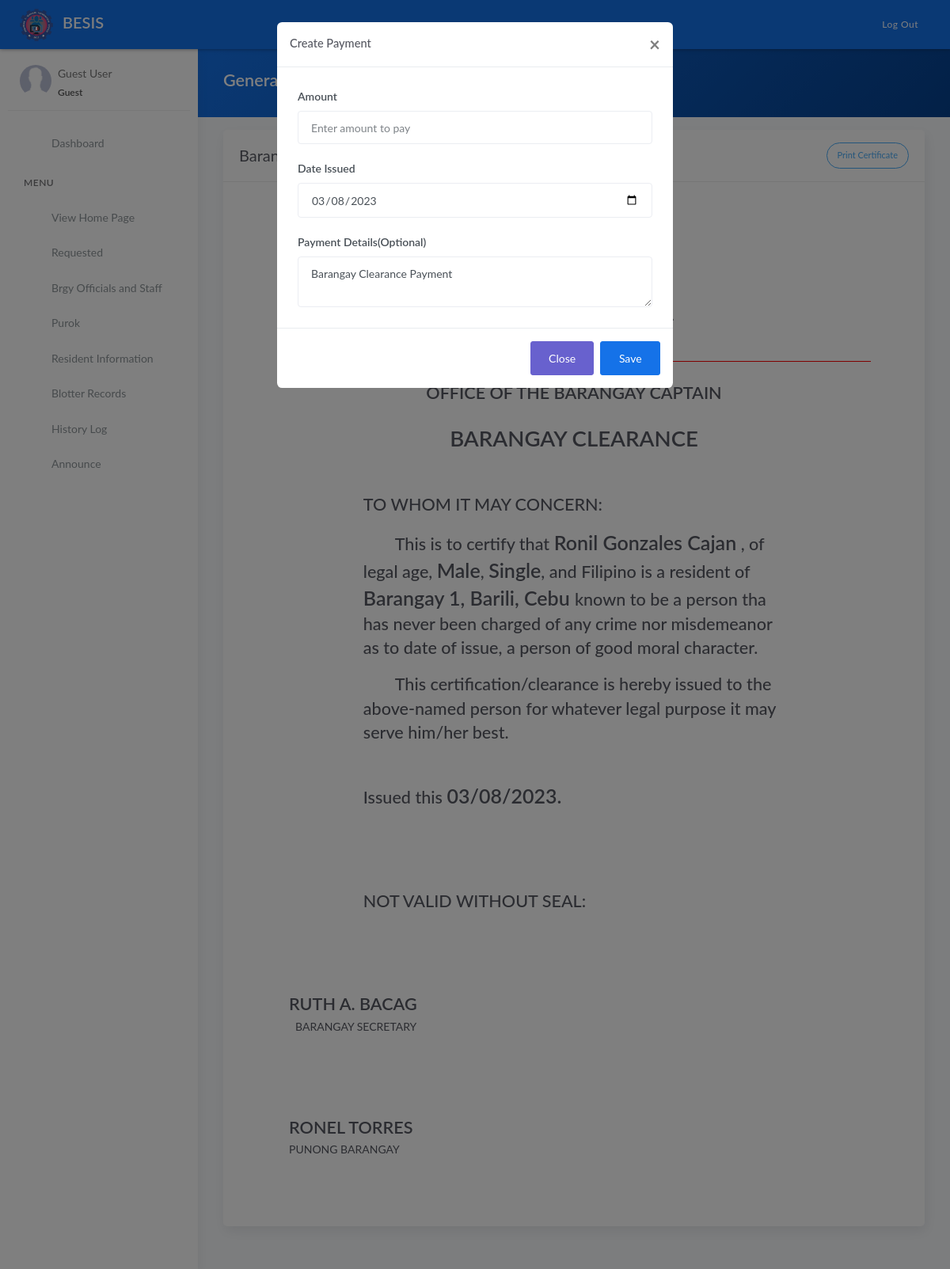
Page /generate_brgy_cert.php?id=169 on the earlier database version.
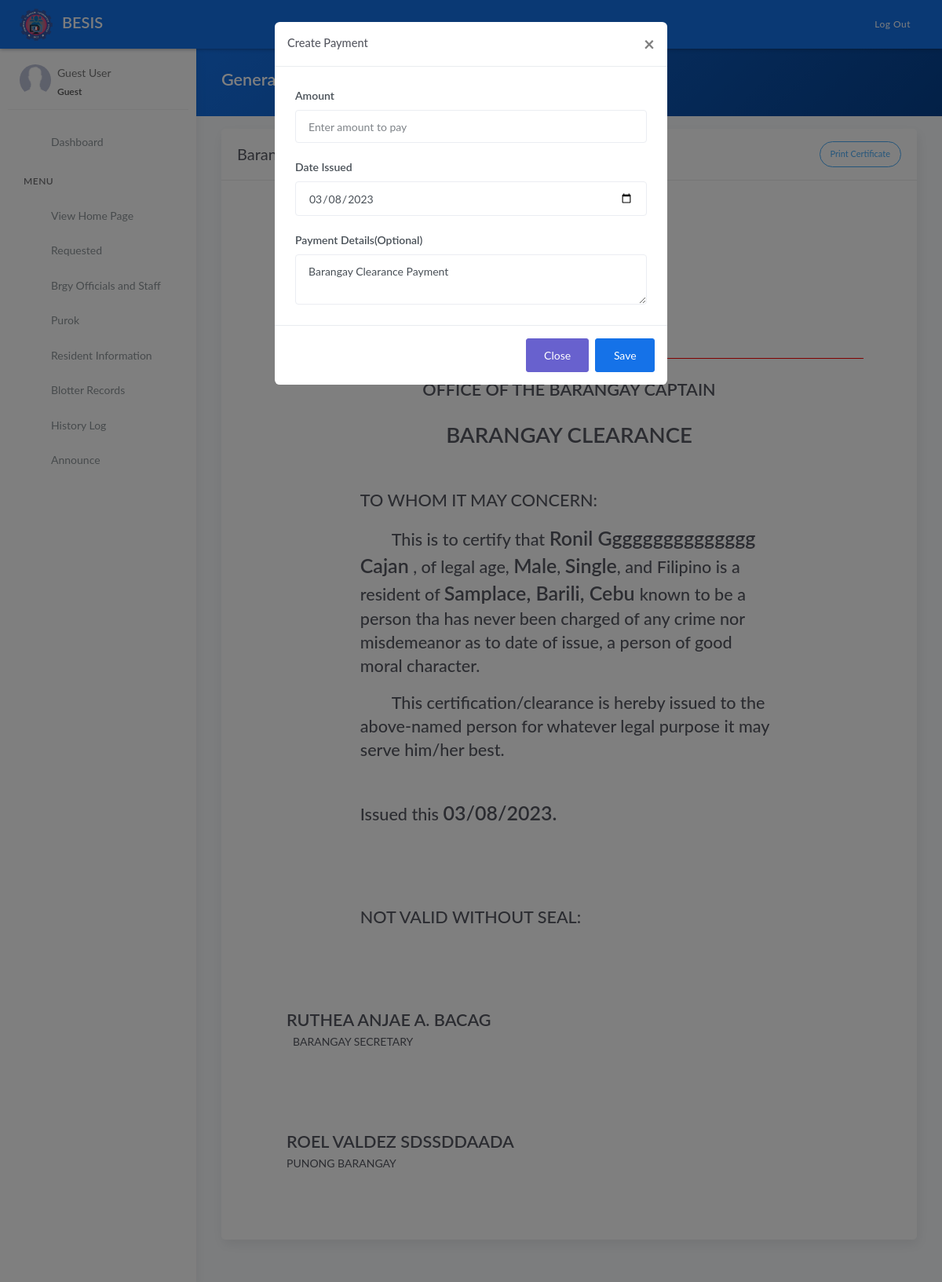
Same page on the later database version.
### tables this page shows
CREATE TABLE `tblresident` (
  `id` int(11) NOT NULL AUTO_INCREMENT,
  `national_id` varchar(100) DEFAULT NULL,
  `citizenship` varchar(50) DEFAULT NULL,
  `picture` text DEFAULT NULL,
  `firstname` varchar(50) DEFAULT NULL,
  `middlename` varchar(50) DEFAULT NULL,
  `lastname` varchar(50) DEFAULT NULL,
  `alias` varchar(20) DEFAULT NULL,
  `birthplace` varchar(80) DEFAULT NULL,
  `birthdate` date DEFAULT NULL,
  `age` int(11) DEFAULT NULL,
  `civilstatus` varchar(20) DEFAULT NULL,
  `gender` varchar(20) DEFAULT NULL,
  `purok` varchar(50) DEFAULT NULL,
  `voterstatus` varchar(20) DEFAULT NULL,
  `identified_as` varchar(30) DEFAULT NULL,
  `phone` varchar(50) DEFAULT NULL,
  `email` varchar(50) DEFAULT NULL,
  `occupation` varchar(100) DEFAULT NULL,
  `address` text DEFAULT NULL,
  `resident_type` int(11) DEFAULT 1,
  `remarks` text DEFAULT NULL,
  PRIMARY KEY (`id`)
);

CREATE TABLE `tblbrgy_info` (
  `id` int(11) NOT NULL AUTO_INCREMENT,
  `province` varchar(100) DEFAULT NULL,
  `town` varchar(100) DEFAULT NULL,
  `brgy_name` varchar(50) DEFAULT NULL,
  `number` varchar(50) DEFAULT NULL,
  `text` text DEFAULT NULL,
  `image` varchar(200) DEFAULT NULL,
  `city_logo` varchar(100) DEFAULT NULL,
  `brgy_logo` varchar(100) DEFAULT NULL,
  PRIMARY KEY (`id`)
);

CREATE TABLE `tblofficials` (
  `id` int(11) NOT NULL AUTO_INCREMENT,
  `name` varchar(50) DEFAULT NULL,
  `chairmanship` varchar(50) DEFAULT NULL,
  `position` varchar(50) DEFAULT NULL,
  `termstart` date DEFAULT NULL,
  `termend` date DEFAULT NULL,
  `status` varchar(20) DEFAULT NULL,
  PRIMARY KEY (`id`)
);

### templates/main-header.php (called while the page is built, shortened)
<?php include 'model/fetch_brgy_info.php' ?>

### model/fetch_brgy_info.php (called while the page is built, shortened)
<?php
    $query = "SELECT * FROM tblbrgy_info";
    $result = $conn->query($query);
	$row = $result->fetch_assoc();
	if($row){
		$province = $row['province'];
		$town	= $row['town'];
		$brgy 		= $row['brgy_name'];
	}
?>

### generate_brgy_cert.php (the view, shortened to what the changed rows need)
<?php include 'server/server.php' ?>
<?php
    $id = $_GET['id'];
	$query = "SELECT * FROM tblresident WHERE id='$id'";
    $result = $conn->query($query);
    $resident = $result->fetch_assoc();
    $c = "SELECT * FROM tblofficials JOIN tblposition ON tblofficials.position=tblposition.id WHERE tblposition.position='Captain'";
    $captain = $conn->query($c)->fetch_assoc();
    $s = "SELECT * FROM tblofficials JOIN tblposition ON tblofficials.position=tblposition.id WHERE tblposition.position='Secretary'";
    $sec = $conn->query($s)->fetch_assoc();
?>
<!DOCTYPE html>
<html lang="en">
<head>
	<?php include 'templates/header.php' ?>
</head>
<body>
	<div class="wrapper">
		<?php include 'templates/main-header.php' ?>
		<div class="main-panel">
			<div class="content">
				<div class="panel-header bg-primary-gradient">
					<div class="page-inner">
						<div class="d-flex align-items-left align-items-md-center flex-column flex-md-row">
							<div>
								<h2 class="text-white fw-bold">Generate Certificate</h2>
							</div>
						</div>
					</div>
				</div>
				<div class="page-inner">
					<div class="row mt--2">
						<div class="col-md-12">
                            <div class="card">
								<div class="card-body m-5" id="printThis">
                                  <div class="d-flex flex-wrap justify-content-around" style="border-bottom:1px solid red">
										<div class="text-center">
											<h1 class="fw-bold mb-0">Barangay <?= ucwords($brgy) ?></h1>
										</div>
									</div>
                                    <div class="d-flex flex-wrap justify-content-center" >
                                        <div class="col-md-9">
                                            <div class="text-center">
                                                <h2 class="mt-4 fw-bold">OFFICE OF THE BARANGAY CAPTAIN</h2>
                                            </div>
                                            <div class="text-center">
                                                <h1 class="mt-4 fw-bold mb-5">BARANGAY CLEARANCE</h1>
                                            </div>
                                            <h2 class="mt-5">TO WHOM IT MAY CONCERN:</h2>
                                            <h2 class="mt-3" style="text-indent: 40px;">This is to certify that <span class="fw-bold" style="font-size:25px"><?= ucwords($resident['firstname'].' '.$resident['middlename'].' '.$resident['lastname']) ?></span>
                                            , of legal age, <span class="fw-bold" style="font-size:25px"><?= ucwords($resident['gender']) ?></span>, <span class="fw-bold" style="font-size:25px"><?= ucwords($resident['civilstatus']) ?></span>,
                                            and Filipino is a resident of <span class="fw-bold" style="font-size:25px"><?= ucwords($brgy) ?>, <?= ucwords($town) ?>, <?= ucwords($province) ?> </span> known to be a person tha has never been charged of any crime nor misdemeanor as to date of issue, a person of good moral character.</h2>
                                            <h2 class="mt-3" style="text-indent: 40px;">This certification/clearance is hereby issued to the above-named person for whatever legal purpose it may serve him/her best.</h2>
                                            <h2 class="mt-5">Issued this <span class="fw-bold" style="font-size:25px"><?= date('m/d/Y') ?>.</span></h2>
                                            <h2 class="text-uppercase" style="margin-top:100px; margin-bottom:100px;">NOT VALID WITHOUT SEAL:</h2>
                                        </div>
                                        <div class="col-md-12 ">
                                            <div class=" text-left  justify-content-end">
                                                <h2 class="fw-bold mb-0 text-uppercase" style="margin-bottom:200px;"><?= empty($sec['name']) ? 'Please Create Official with Secretary Position' : ucwords($sec['name']) ?></h2>
                                                <p class="ml-2" >BARANGAY SECRETARY</p>
                                            </div>
                                            <div class="text-left" style="margin-top:100px;">
                                                <h2 class="fw-bold mb-0 text-uppercase"><?= ucwords($captain['name']) ?></h2>
                                                <p class="mr-3">PUNONG BARANGAY</p>
                                            </div>
                                        </div>
                                    </div>
								</div>
							</div>
						</div>
					</div>
				</div>
			</div>
		</div>
	</div>
</body>
</html>

Differences in the rows shown:
changed tblresident "Male": firstname+middlename+lastname "Ronil Gonzales Cajan" → "Ronil Ggggggggggggggg Cajan"
changed tblbrgy_info "Barili": brgy_name "Barangay 1" → "Samplace"
changed tblofficials: name "RUTH A. BACAG" → "RUTHEA ANJAE A. BACAG"
changed tblofficials: name "RONEL TORRES" → "ROEL VALDEZ SDSSDDAADA"
